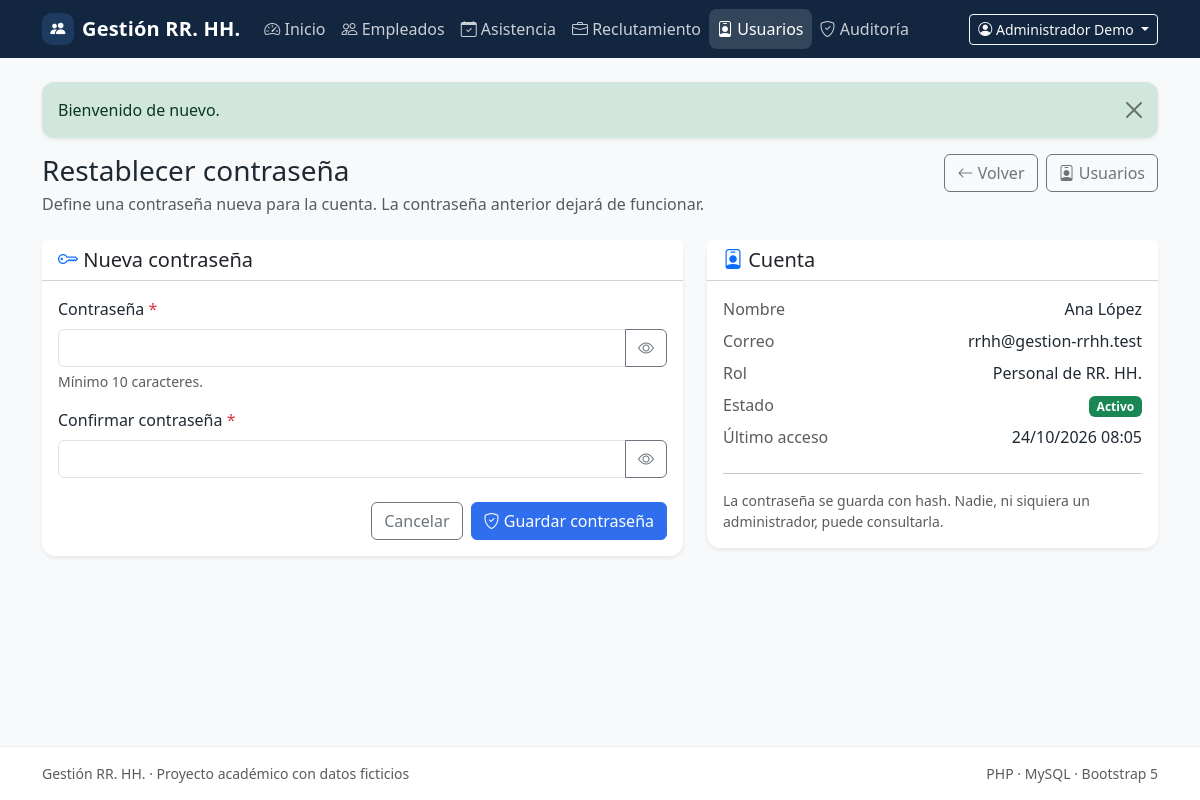
The app's page /users/2/password (signed in) with its own data.
### tables this page shows
CREATE TABLE IF NOT EXISTS users (
    id BIGINT UNSIGNED NOT NULL AUTO_INCREMENT,
    name VARCHAR(120) NOT NULL,
    email VARCHAR(190) NOT NULL,
    password_hash VARCHAR(255) NOT NULL,
    password_changed_at DATETIME(6) NULL,
    role ENUM('admin', 'hr') NOT NULL DEFAULT 'hr',
    is_active TINYINT(1) NOT NULL DEFAULT 1,
    last_login_at DATETIME NULL,
    created_at TIMESTAMP NOT NULL DEFAULT CURRENT_TIMESTAMP,
    updated_at TIMESTAMP NOT NULL DEFAULT CURRENT_TIMESTAMP ON UPDATE CURRENT_TIMESTAMP,
    PRIMARY KEY (id),
    UNIQUE KEY uq_users_email (email),
    KEY idx_users_role_active (role, is_active)
);

### src/Modules/Auth/Views/users/password.php (the view, shortened to what the rows shown need)
<?php
$isActive = (int) $user['is_active'] === 1;
?>
<div class="d-flex flex-wrap justify-content-between align-items-start gap-3 mb-4">
    <div>
        <h1 class="h3 mb-1">Restablecer contraseña</h1>
    </div>
</div>
<div class="row g-4">
    <div class="col-12 col-xl-7">
        <div class="card border-0 shadow-sm">
            <div class="card-header bg-white">
                <h2 class="h5 mb-0"><i class="bi bi-key text-primary"></i> Nueva contraseña</h2>
            </div>
        </div>
    </div>
    <div class="col-12 col-xl-5">
        <div class="card border-0 shadow-sm">
            <div class="card-header bg-white">
                <h2 class="h5 mb-0"><i class="bi bi-person-badge text-primary"></i> Cuenta</h2>
            </div>
            <div class="card-body">
                <dl class="row mb-0">
                    <dt class="col-5 text-body-secondary fw-normal">Nombre</dt>
                    <dd class="col-7 text-end"><?= e((string) $user['name']) ?></dd>
                    <dt class="col-5 text-body-secondary fw-normal">Correo</dt>
                    <dd class="col-7 text-end text-break"><?= e((string) $user['email']) ?></dd>
                    <dt class="col-5 text-body-secondary fw-normal">Rol</dt>
                    <dd class="col-7 text-end"><?= e(status_label((string) $user['role'])) ?></dd>
                    <dt class="col-5 text-body-secondary fw-normal">Estado</dt>
                    <dd class="col-7 text-end">
                        <span class="badge text-bg-<?= $isActive ? 'success' : 'secondary' ?>">
                            <?= e(status_label($isActive ? 'active' : 'inactive')) ?>
                        </span>
                    </dd>
                    <dt class="col-5 text-body-secondary fw-normal">Último acceso</dt>
                    <dd class="col-7 text-end">
                        <?= e(format_date(
                            $user['last_login_at'] !== null ? (string) $user['last_login_at'] : null,
                            'd/m/Y H:i'
                        )) ?>
                    </dd>
                </dl>
            </div>
        </div>
    </div>
</div>

### src/Shared/Views/layouts/app.php (shortened to what the rows shown need)
<!doctype html>
<html lang="es">
<head>
    <link href="https://cdn.jsdelivr.net/npm/bootstrap@5.3.3/dist/css/bootstrap.min.css" rel="stylesheet">
    <link href="https://cdn.jsdelivr.net/npm/bootstrap-icons@1.11.3/font/bootstrap-icons.min.css" rel="stylesheet">
    <link href="<?= e(asset('css/app.css')) ?>" rel="stylesheet">
</head>
<body class="bg-body-tertiary d-flex flex-column min-vh-100">
<nav class="navbar navbar-expand-lg navbar-dark app-navbar">
    <div class="container">
        <div class="collapse navbar-collapse" id="mainNavigation">
            <?php if ($currentUser !== null): ?>
                <div class="dropdown">
                    <button class="btn btn-sm btn-outline-light dropdown-toggle" type="button"
                            data-bs-toggle="dropdown" aria-expanded="false">
                        <i class="bi bi-person-circle"></i>
                        <?= e((string) $currentUser['name']) ?>
                    </button>
                </div>
            <?php endif; ?>
        </div>
    </div>
</nav>
<main class="flex-grow-1 py-4">
    <div class="container">
        <?php require __DIR__ . '/../partials/flash.php'; ?>
        <?= $content ?>
    </div>
</main>
</body>
</html>

### records on screen
users: name "Administrador Demo"
users: name "Ana López", email "rrhh@gestion-rrhh.test", role "Personal de RR. HH.", is_active "Activo", last_login_at "24/10/2026 08:05"

### other values on screen
$appName "Gestión RR. HH."
$item['label'] "Inicio"
$item['label'] "Empleados"
$item['label'] "Asistencia"
$item['label'] "Reclutamiento"
$item['label'] "Usuarios"
$item['label'] "Auditoría"
$message['message'] "Bienvenido de nuevo."
